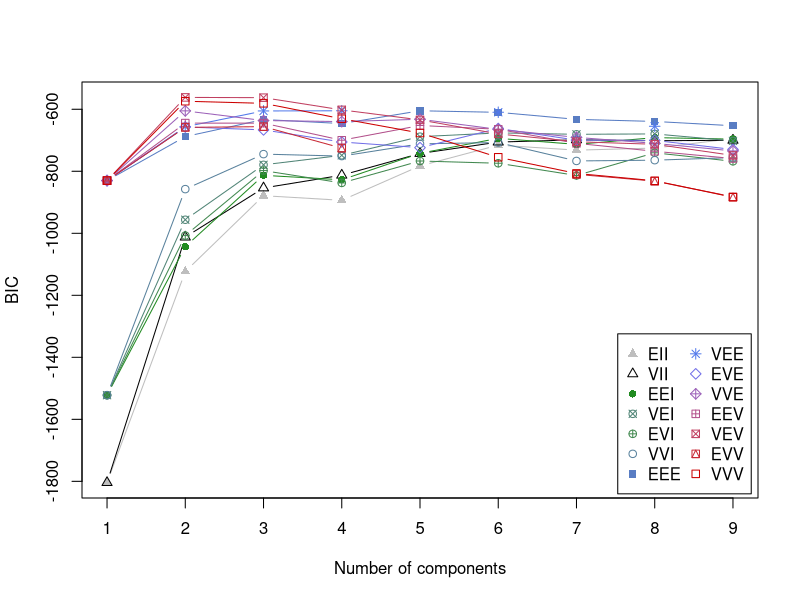
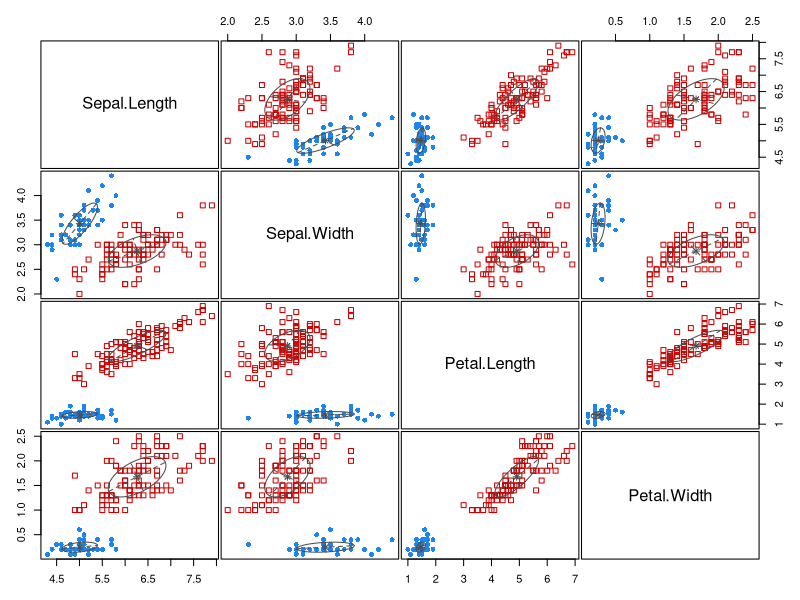
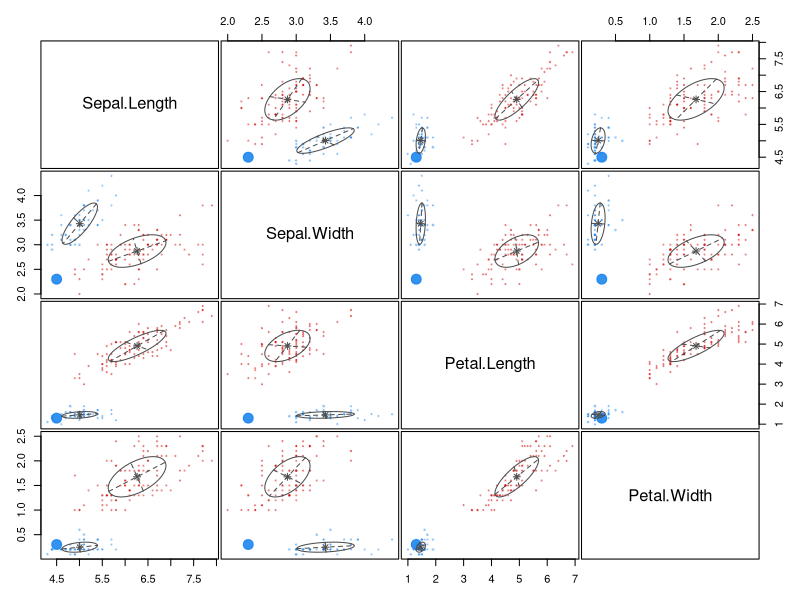
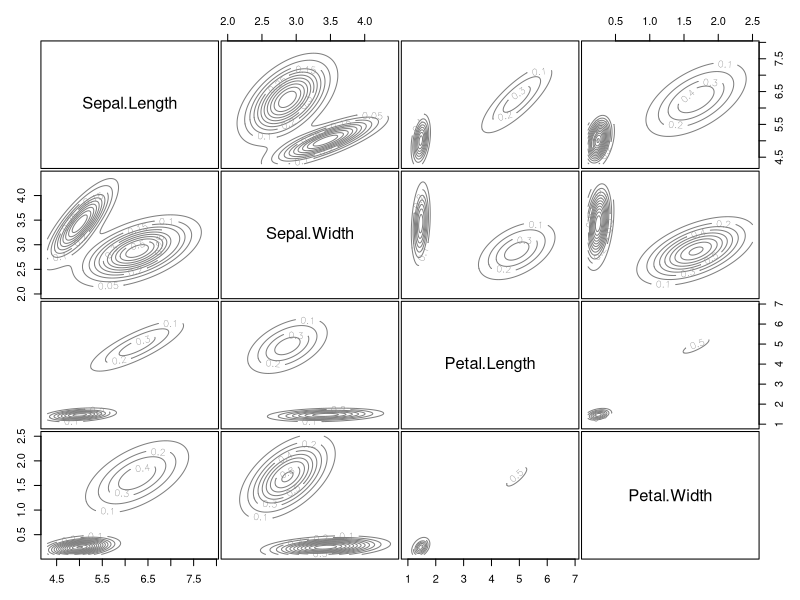

Generate these figures, in order, with R:
install.packages("mclust")
library(mclust)

set.seed(12345)
random <- runif(nrow(iris))
iris2 <- iris[order(random),]

iris3 <- as.matrix(iris2[, -5])

# calcoliamo i cluster tramite la funzione Mclust()
ir_cl <- Mclust(iris3)
plot(ir_cl)



set.seed(12345)
dataset <- data.frame(x=runif(1000),y=runif(1000),z=runif(1000))

mclust_test <- Mclust(dataset)

sum <- summary(mclust_test$BIC, data=dataset)

dataset$CLUST <- mclust_test$classification
